Frame 1 (no input): blank canvas, image omitted
Frame 60 (no input): blank canvas, image omitted
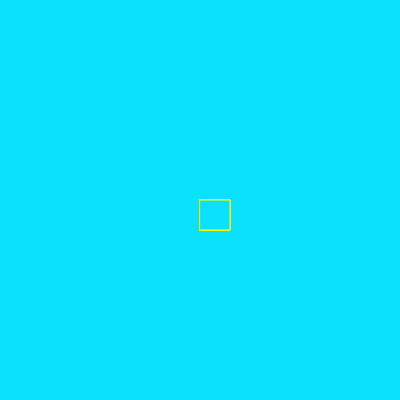
Frame 120 (the mouse pressed at the canvas centre since frame 60)

The p5.js sketch whose frames 1 and 60 were blank and that drew this single picture after the mouse press (run headless with seeded random() and noise() and a simulated clock; from frame 60 on, the mouse is pressed at the canvas centre):

// p5.js sketch
// ── sketch.js
function setup() {
  createCanvas(400, 400);
   background("#0CE1FC");
}

function draw() {
  if(mouseIsPressed) {
  stroke("yellow"); //comando para alterar a cor da linha 
  fill("#0CE1FC")
  rect(mouseX,mouseY,30,30);
}
}
